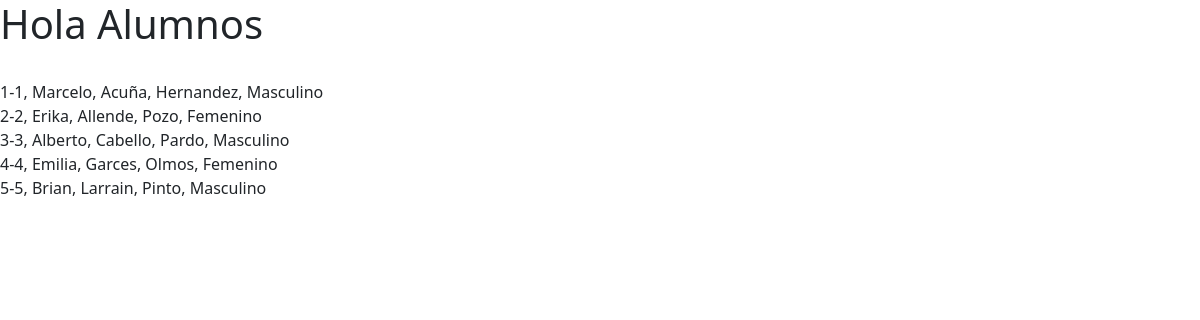
Page /alumnos/listadoSQL on the earlier database version.
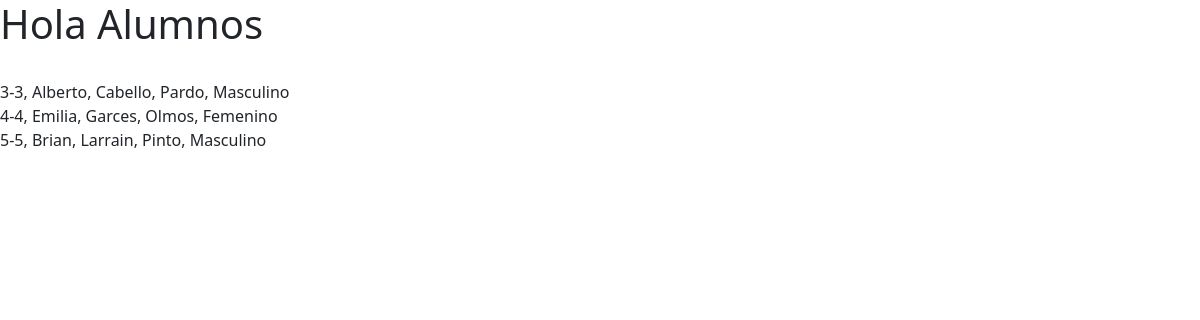
Same page on the later database version.
### alumnos/models.py (models this page shows, shortened)
class Alumno(models.Model):
    rut              = models.CharField(primary_key=True, max_length=10)
    nombre           = models.CharField(max_length=20)
    apellido_paterno = models.CharField(max_length=20)
    apellido_materno = models.CharField(max_length=20)
    fecha_nacimiento = models.DateField(blank=False, null=False)
    id_genero        = models.ForeignKey('Genero',on_delete=models.CASCADE, db_column='idGenero')
    telefono         = models.CharField(max_length=45)
    email            = models.EmailField(unique=True, max_length=100, blank=True, null=True)
    direccion        = models.CharField(max_length=50, blank=True, null=True)
    activo           = models.IntegerField()

class Genero(models.Model):
    id_genero  = models.AutoField(db_column='idGenero', primary_key=True)
    genero     = models.CharField(max_length=20, blank=False, null=False)

### alumnos/views.py (the view)
# urls.py: path("listadoSQL", views.listadoSQL, name="listadoSQL"),
def listadoSQL(request):
    alumnos = Alumno.objects.raw("SELECT * FROM alumnos_alumno")
    context = {"alumnos": alumnos}
    return render(request, "alumnos/listadoSQL.html", context)

### alumnos/templates/alumnos/listadoSQL.html (shortened to what this page needs)
<!DOCTYPE html>
<html lang="en">
<head>
    <link href="https://cdn.jsdelivr.net/npm/bootstrap@5.2.3/dist/css/bootstrap.min.css" rel="stylesheet">
</head>
<body>
    <h1> Hola Alumnos </h1>
    <br>
    {% for alumno in alumnos %}
        {{alumno.rut}}, {{alumno.nombre}}, {{alumno.apellido_paterno}},
        {{alumno.apellido_materno}}, {{alumno.id_genero.genero}} <br>
    {% endfor %}
</body>
</html>

Differences in the rows shown:
removed Alumno: rut "1-1", nombre "Marcelo", apellido_paterno "Acuña", apellido_materno "Hernandez", id_genero.genero "Masculino"
removed Alumno: rut "2-2", nombre "Erika", apellido_paterno "Allende", apellido_materno "Pozo", id_genero.genero "Femenino"
